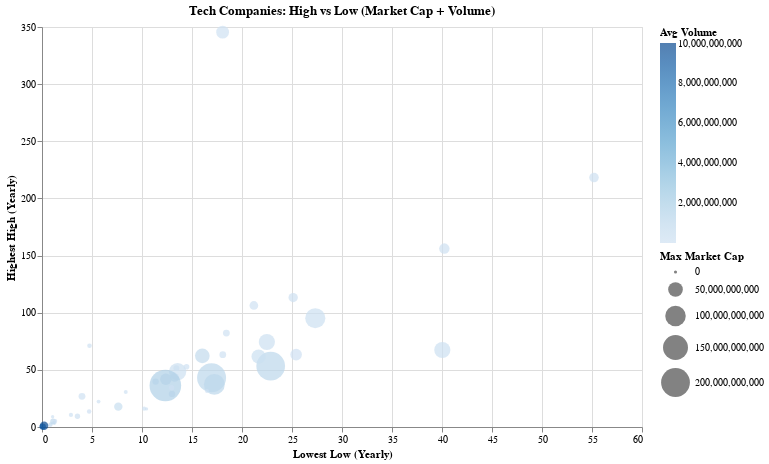

The notebook cell saved with this chart:
### Code cell
import altair as alt

# Slider binding
slider = alt.binding_range(
    min=df["Year"].min(),
    max=df["Year"].max(),
    step=1,
    name="Year:"
)

# Create param correctly
year_select = alt.param(
    name="year_select",
    bind=slider,
    value=df["Year"].min()
)

chart = (
    alt.Chart(df)
    .mark_circle()
    .encode(
        x=alt.X("LowestLow:Q", title="Lowest Low (Yearly)"),
        y=alt.Y("HighestHigh:Q", title="Highest High (Yearly)"),
        size=alt.Size("MaxMarketCap:Q",
                      title="Max Market Cap",
                      scale=alt.Scale(range=[10, 1000])),
        color=alt.Color("AvgVolume:Q", title="Avg Volume"),
        tooltip=["Company", "LowestLow", "HighestHigh", "MaxMarketCap", "AvgVolume", "Year"]
    )
    # --- key fix: the new syntax uses alt.datum.year_select ---
    .transform_filter(alt.datum.Year == year_select)
).add_params(
    year_select
).properties(
    width=600,
    height=400,
    title="Tech Companies: High vs Low (Market Cap + Volume)"
)

chart

### Figure 1 — Vega-Lite specification as saved in the notebook (floating-point values rounded to 4 significant figures; data arrays with more than 128 entries replaced by an {"elided": "..."} marker saying what was removed)
{"config": {"view": {"continuousWidth": 300, "continuousHeight": 300}}, "data": {"name": "data-2657e73cb99c5d413a75db774723706d"}, "mark": {"type": "circle"}, "encoding": {"color": {"field": "AvgVolume", "title": "Avg Volume", "type": "quantitative"}, "size": {"field": "MaxMarketCap", "scale": {"range": [10, 1000]}, "title": "Max Market Cap", "type": "quantitative"}, "tooltip": [{"field": "Company", "type": "nominal"}, {"field": "LowestLow", "type": "quantitative"}, {"field": "HighestHigh", "type": "quantitative"}, {"field": "MaxMarketCap", "type": "quantitative"}, {"field": "AvgVolume", "type": "quantitative"}, {"field": "Year", "type": "quantitative"}], "x": {"field": "LowestLow", "title": "Lowest Low (Yearly)", "type": "quantitative"}, "y": {"field": "HighestHigh", "title": "Highest High (Yearly)", "type": "quantitative"}}, "height": 400, "params": [{"name": "year_select", "bind": {"input": "range", "max": 2025, "min": 2000, "name": "Year:", "step": 1}, "value": 2000}], "title": "Tech Companies: High vs Low (Market Cap + Volume)", "transform": [{"filter": "(datum.Year === year_select)"}], "width": 600, "$schema": "https://vega.github.io/schema/vega-lite/v5.20.1.json", "datasets": {"data-2657e73cb99c5d413a75db774723706d": {"elided": "1768 records"}}}
